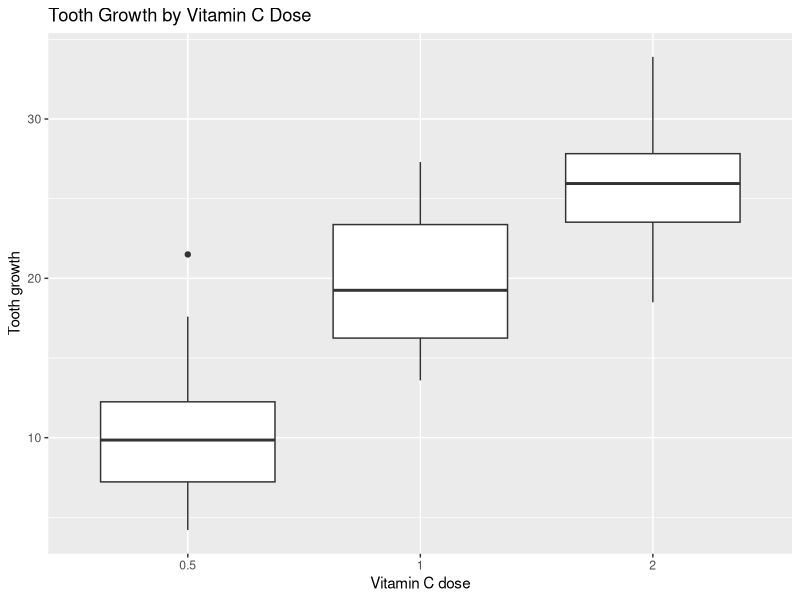
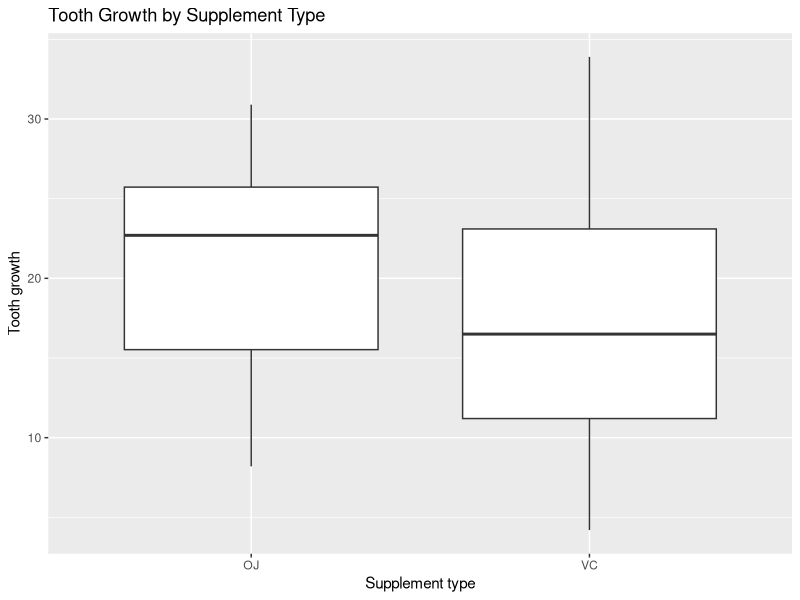
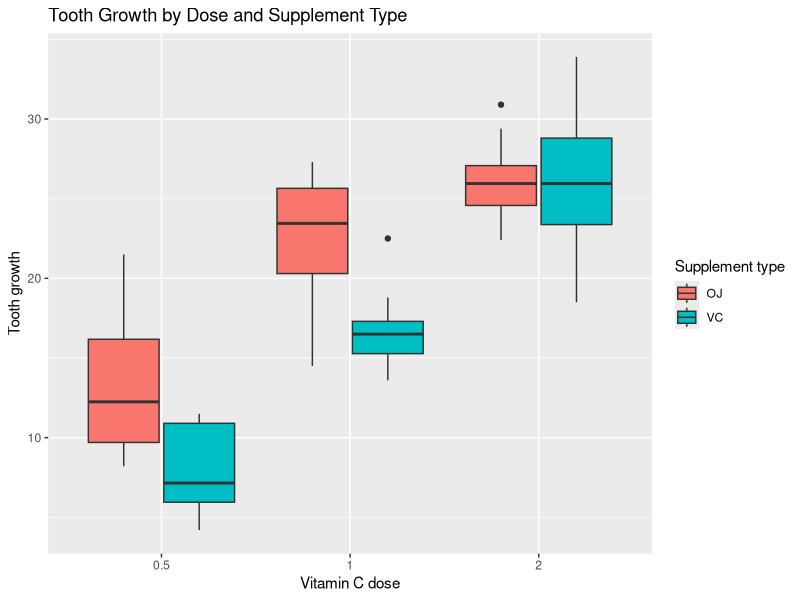

Here is the R script that generated these plots, in order:
## ---- chunk 1
#| message: false
#| warning: false

library(dplyr)
library(ggplot2)

tooth_growth <- ToothGrowth

head(tooth_growth)
## ---- chunk 2
str(tooth_growth)
## ---- chunk 3
tooth_summary <- tooth_growth |>
  group_by(dose, supp) |>
  summarise(
    mean_tooth_growth = mean(len),
    .groups = "drop"
  )

tooth_summary
## ---- chunk 4
#| label: fig-tooth-growth-dose
#| fig-cap: "Distribution of tooth growth across vitamin C dose levels."

ggplot(tooth_growth, aes(x = factor(dose), y = len)) +
  geom_boxplot() +
  labs(
    x = "Vitamin C dose",
    y = "Tooth growth",
    title = "Tooth Growth by Vitamin C Dose"
  )
## ---- chunk 5
#| label: fig-tooth-growth-supp
#| fig-cap: "Distribution of tooth growth by supplement type."

ggplot(tooth_growth, aes(x = supp, y = len)) +
  geom_boxplot() +
  labs(
    x = "Supplement type",
    y = "Tooth growth",
    title = "Tooth Growth by Supplement Type"
  )
## ---- chunk 6
#| label: fig-tooth-growth-dose-supp
#| fig-cap: "Tooth growth across vitamin C dose and supplement type."

ggplot(
  tooth_growth,
  aes(
    x = factor(dose),
    y = len,
    fill = supp
  )
) +
  geom_boxplot(position = position_dodge(width = 0.8)) +
  labs(
    x = "Vitamin C dose",
    y = "Tooth growth",
    fill = "Supplement type",
    title = "Tooth Growth by Dose and Supplement Type"
  )
